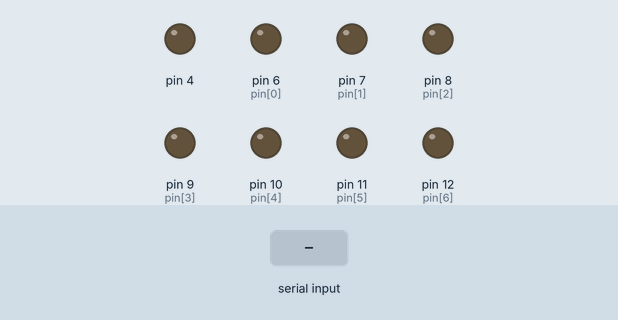
Bench run of a sketch on a simulated Arduino Uno, built with avr-gcc and run on an emulated ATmega328P. Shown: output pins drawn as LEDs (lit = HIGH). The test bench sets the inputs (shaded band).

Above: at 1.2 s.
1.3 s: "0" received over Serial
At 1.7 s:
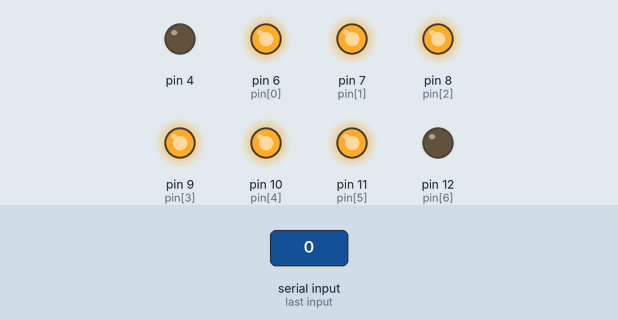
3.3 s: "1" received over Serial
At 3.7 s:
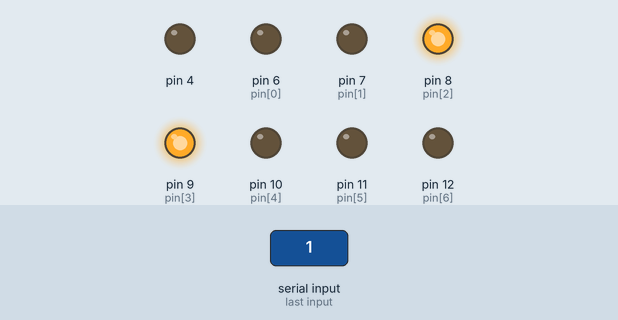
5.3 s: "2" received over Serial
At 5.7 s:
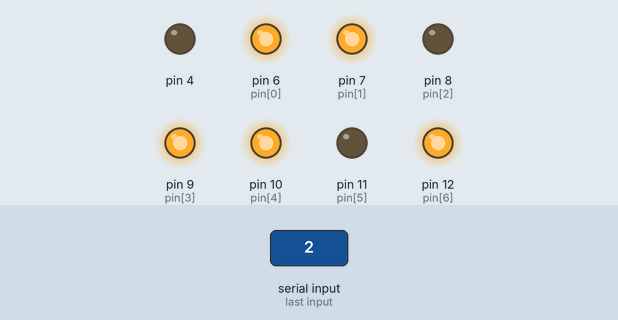
7.3 s: "3" received over Serial
At 7.7 s:
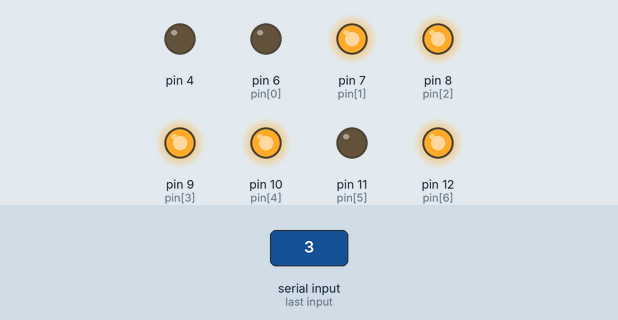
9.3 s: "4" received over Serial
At 9.7 s:
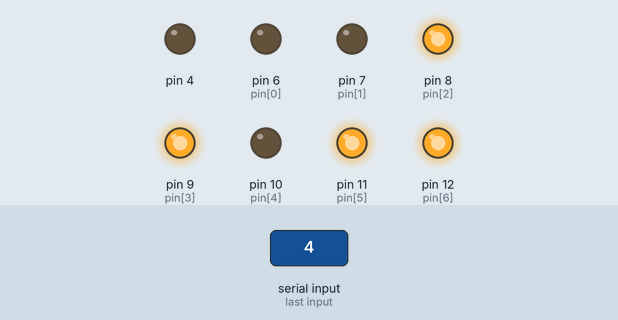
11.3 s: "5" received over Serial
At 11.7 s:
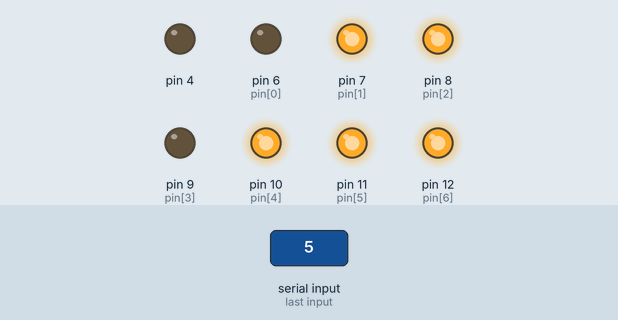
Timing chart, 0 to 14.3 s (numbered marks = the images above; inputs shaded):
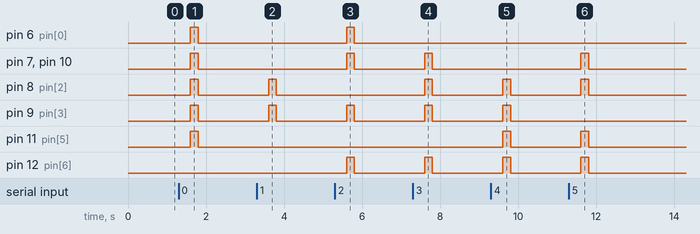

Measured:
- after the input at 1.3 s, pin 6 (pin[0]), pin 7 (pin[1]), pin 8 (pin[2]), pin 9 (pin[3]), pin 10 (pin[4]), pin 11 (pin[5]): LOW → HIGH after 0.30 s, → LOW 0.20 s later
- after the input at 3.3 s, pin 8 (pin[2]), pin 9 (pin[3]): LOW → HIGH after 0.30 s, → LOW 0.20 s later
- after the input at 5.3 s, pin 6 (pin[0]), pin 7 (pin[1]), pin 9 (pin[3]), pin 10 (pin[4]), pin 12 (pin[6]): LOW → HIGH after 0.30 s, → LOW 0.20 s later
- after the input at 7.3 s, pin 7 (pin[1]), pin 8 (pin[2]), pin 9 (pin[3]), pin 10 (pin[4]), pin 12 (pin[6]): LOW → HIGH after 0.30 s, → LOW 0.20 s later
- after the input at 9.3 s, pin 8 (pin[2]), pin 9 (pin[3]), pin 11 (pin[5]), pin 12 (pin[6]): LOW → HIGH after 0.30 s, → LOW 0.20 s later
- after the input at 11.3 s, pin 7 (pin[1]), pin 8 (pin[2]), pin 10 (pin[4]), pin 11 (pin[5]), pin 12 (pin[6]): LOW → HIGH after 0.30 s, → LOW 0.20 s later

The sketch:

1dcountdownUnity.ino
```cpp
int pin[] = {6,7,8,9,10,11,12};

void initDisplay(){
   pinMode(4, OUTPUT);
  for(int i = 0; i<7;i++){
    pinMode(pin[i], OUTPUT);
  }
}

void initSerial(){
  Serial.begin(9600);
}

void display(char digit){

 digitalWrite(pin[0], LOW);
 digitalWrite(pin[1], LOW);
 digitalWrite(pin[2], LOW);
 digitalWrite(pin[3], LOW);
 digitalWrite(pin[4], LOW);
 digitalWrite(pin[5], LOW);
 digitalWrite(pin[6], LOW);

  switch(digit){
    case '0': digitalWrite(pin[0], HIGH);
              digitalWrite(pin[1], HIGH);
              digitalWrite(pin[2], HIGH);
              digitalWrite(pin[3], HIGH);
              digitalWrite(pin[4], HIGH);
              digitalWrite(pin[5], HIGH);
              break;
    case '1': digitalWrite(pin[2], HIGH);
              digitalWrite(pin[3], HIGH);
              break;
    case '2': digitalWrite(pin[0], HIGH);
              digitalWrite(pin[1], HIGH);
              digitalWrite(pin[3], HIGH);
              digitalWrite(pin[4], HIGH);
              digitalWrite(pin[6], HIGH);
              break;
    case '3': digitalWrite(pin[4], HIGH);
              digitalWrite(pin[3], HIGH);
              digitalWrite(pin[6], HIGH);
              digitalWrite(pin[2], HIGH);
              digitalWrite(pin[1], HIGH);
              break;
    case '4': digitalWrite(pin[5], HIGH);
              digitalWrite(pin[6], HIGH);
              digitalWrite(pin[3], HIGH);
              digitalWrite(pin[2], HIGH);
              break;
    case '5': digitalWrite(pin[4], HIGH);
              digitalWrite(pin[5], HIGH);
              digitalWrite(pin[6], HIGH);
              digitalWrite(pin[2], HIGH);
              digitalWrite(pin[1], HIGH);
              break;
    case '6': digitalWrite(pin[0], HIGH);
              digitalWrite(pin[1], HIGH);
              digitalWrite(pin[2], HIGH);
              digitalWrite(pin[4], HIGH);
              digitalWrite(pin[5], HIGH);
              digitalWrite(pin[6], HIGH);
              break;
    case '7': digitalWrite(pin[4], HIGH);
              digitalWrite(pin[3], HIGH);
              digitalWrite(pin[2], HIGH);
              break;
    case '8': digitalWrite(pin[0], HIGH);
              digitalWrite(pin[1], HIGH);
              digitalWrite(pin[2], HIGH);
              digitalWrite(pin[3], HIGH);
              digitalWrite(pin[4], HIGH);
              digitalWrite(pin[5], HIGH);
              digitalWrite(pin[6], HIGH);
              break;
    case '9': digitalWrite(pin[1], HIGH);
              digitalWrite(pin[2], HIGH);
              digitalWrite(pin[3], HIGH);
              digitalWrite(pin[4], HIGH);
              digitalWrite(pin[5], HIGH);
              digitalWrite(pin[6], HIGH);
              break;
    default: break;
  }
}

void setup(){
  initDisplay();
  initSerial();
}


int getData(){
  if(Serial.available()){
    return Serial.read();
  }
}

void loop(){
  int resp = getData();
  delay(200);
  display(resp);
}
```
